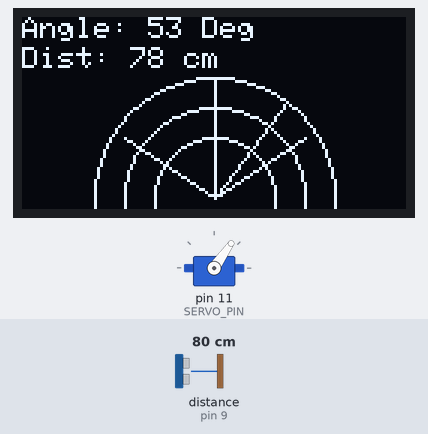
The sketch below on a simulated Arduino Uno, built with avr-gcc and run on an emulated ATmega328P. Shown: servo, 128×64 one-colour display. Wiring (inferred from the names in the program): ultrasonic range finder: trigger pin 8; echo pin 9. The test bench sets the inputs (shaded band); at power-on: distance to the obstacle (sensor on pin 9) 80 cm. The echo pulse lasts 58.3 µs per cm.

Above: at 1.26 s.
1.3 s: distance to the obstacle (sensor on pin 9) set to 2 cm
At 1.49 s:
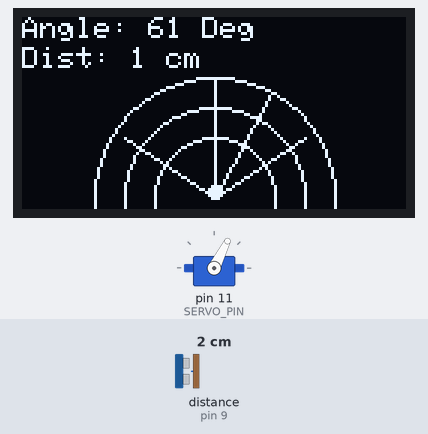
2.9 s: distance to the obstacle (sensor on pin 9) set to 60 cm
At 3.09 s:
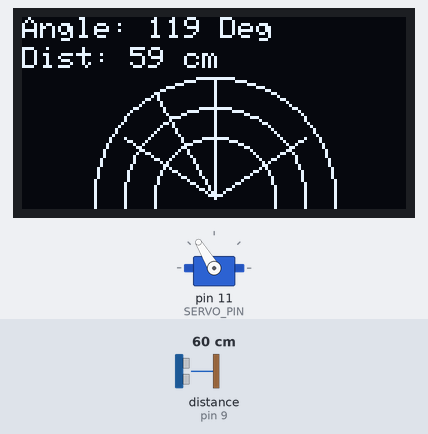
4.6 s: distance to the obstacle (sensor on pin 9) set to 4 cm
At 4.77 s:
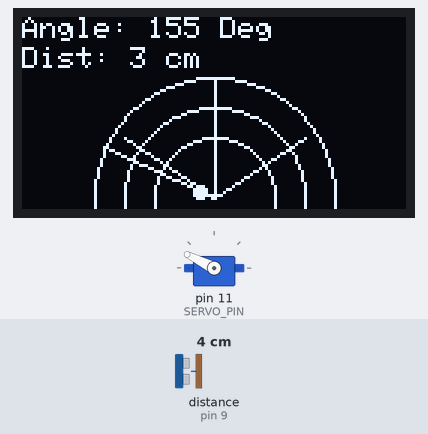
6.3 s: distance to the obstacle (sensor on pin 9) set to 120 cm
At 6.5 s:
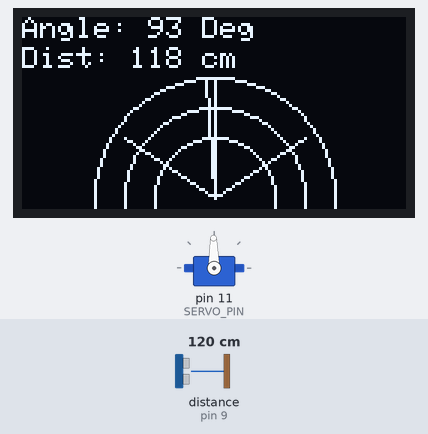
8.0 s: distance to the obstacle (sensor on pin 9) set to 9 cm
At 8.15 s:
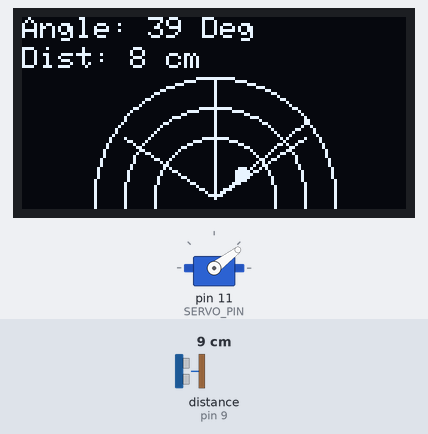
Timing chart, 0 to 10.7 s (numbered marks = the images above; inputs shaded):
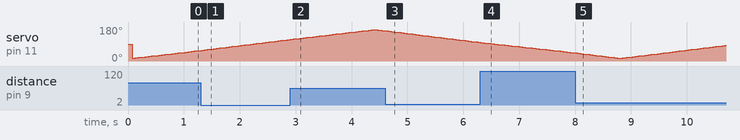

Measured:
- after the input at 1.3 s, the display: first differs from a run without the input after 0.07 s (image 1 shows a later state)
- after the input at 2.9 s, the display: first differs from a run without the input after 0.07 s (image 2 shows a later state)
- after the input at 4.6 s, the display: first differs from a run without the input after 0.11 s (image 3 shows a later state)
- after the input at 8.0 s, the display: first differs from a run without the input after 0.09 s (image 5 shows a later state)

The sketch:

radar_system.ino
```cpp
#include <Wire.h>
#include <Adafruit_GFX.h>
#include <Adafruit_SSD1306.h>
#include <Servo.h>

#define SCREEN_WIDTH 128
#define SCREEN_HEIGHT 64
#define OLED_RESET -1
Adafruit_SSD1306 display(SCREEN_WIDTH, SCREEN_HEIGHT, &Wire, OLED_RESET);

#define trigPin 8
#define echoPin 9
#define SERVO_PIN 11
#define MAX_DISTANCE 40  // Maximum detection range in cm

Servo myservo;
long duration;
int distance;

// Function to calculate distance using HC-SR04
int calculateDistance() {
  digitalWrite(trigPin, LOW);
  delayMicroseconds(2);
  digitalWrite(trigPin, HIGH);
  delayMicroseconds(10);
  digitalWrite(trigPin, LOW);
  duration = pulseIn(echoPin, HIGH);
  distance = duration * 0.034 / 2;
  return distance;
}

// Function to draw radar on OLED
void drawRadar(int angle, int objDist) {
  display.clearDisplay();

  // Draw semi-circular radar grid
  display.drawCircle(64, 60, 20, WHITE);  // 10cm ring
  display.drawCircle(64, 60, 30, WHITE);  // 20cm ring
  display.drawCircle(64, 60, 40, WHITE);  // 30cm ring
  display.drawLine(64, 60, 64, 20, WHITE);  // 90° line
  display.drawLine(64, 60, 94, 40, WHITE);  // 45° line
  display.drawLine(64, 60, 34, 40, WHITE);  // 135° line

  // Convert angle to screen coordinates
  float rad = radians(angle);
  int radarX = 64 + cos(rad) * 40;
  int radarY = 60 - sin(rad) * 40;

  // Draw radar line
  display.drawLine(64, 60, radarX, radarY, WHITE);

  // Draw detected object if within range
  if (objDist > 0 && objDist <= MAX_DISTANCE) {
    int objX = 64 + cos(rad) * (objDist * 1.5);  // Scale for OLED
    int objY = 60 - sin(rad) * (objDist * 1.5);
    display.fillCircle(objX, objY, 2, WHITE);
  }

  // Display angle and distance
  display.setTextSize(1);
  display.setTextColor(WHITE);
  display.setCursor(0, 0);
  display.print("Angle: ");
  display.print(angle);
  display.print(" Deg");

  display.setCursor(0, 10);
  display.print("Dist: ");
  display.print(objDist);
  display.print(" cm");

  display.display();
}

void setup() {
  pinMode(trigPin, OUTPUT);
  pinMode(echoPin, INPUT);
  myservo.attach(SERVO_PIN);

  // Initialize OLED
  if (!display.begin(SSD1306_SWITCHCAPVCC, 0x3C)) {
    while (true);  // Stop if OLED not found
  }
  display.clearDisplay();
  display.display();
}

void loop() {
  for (int i = 15; i <= 165; i += 2) {  // Sweep forward
    myservo.write(i);
    delay(15);
    int dist = calculateDistance();
    drawRadar(i, dist);
  }

  for (int i = 165; i >= 15; i -= 2) {  // Sweep backward
    myservo.write(i);
    delay(15);
    int dist = calculateDistance();
    drawRadar(i, dist);
  }
}
```
